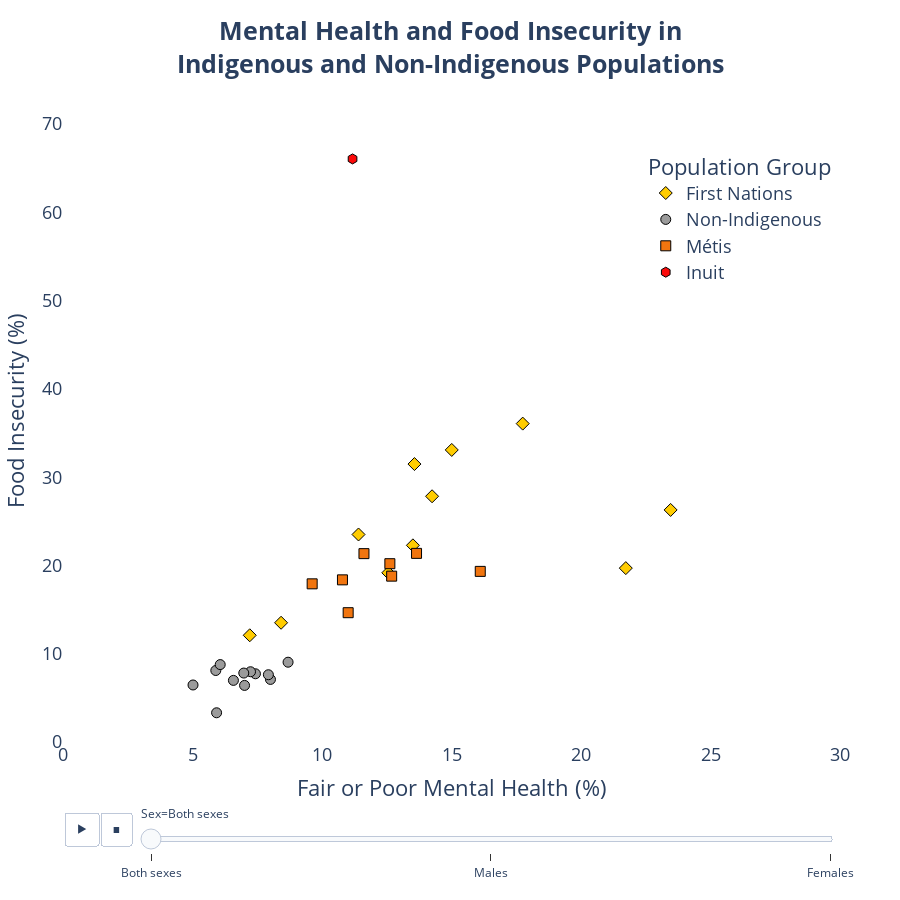

Notebook source saved alongside this figure:
### Code cell
#Create animated scatter plot
fig = px.scatter(
    df_plot,
    x="CR_PERC",
    y="CR_FI",
    color="Domain",
    symbol="Domain",
    color_discrete_map=Colors,
    symbol_map=Symbols,
    animation_frame="Sex",
    hover_name="Geography",
    hover_data={
        "CR_PERC": ":.2f",
        "CR_FI": ":.2f",
        "DENOM_PERC": True,
        "DENOM_FI": True,
        "Domain": False,
        "Sex": False
    },
    labels={
        "CR_PERC": "Fair or Poor Mental Health (%)",
        "CR_FI": "Food Insecurity (%)",
        "DENOM_PERC": "Survey Size (Mental Health)",
        "DENOM_FI": "Survey Size (Food Insecurity)",
        "Domain": "Population Group",
        "Sex": "Sex"
    },
    height=900,
    width=900
)

#Formatting
fig.update_traces(marker=dict(size=Marker_Size, line=Marker_Line))
fig.update_layout(
    title=(
        "<b>Mental Health and Food Insecurity in<br>Indigenous and Non-Indigenous Populations</b>"
    ),
    title_x=0.5,
    title_font=dict(size=25),
    xaxis=dict(
        range=[0, 30],
        title_font=dict(size=22),
        tickfont=dict(size=18)
    ),
    yaxis=dict(
        range=[0, 75],
        title_font=dict(size=22),
        tickfont=dict(size=18)
    ),
    legend=dict(
        title="Population Group",
        font=dict(size=18),
        bgcolor="#FFFFFF"
    ),
    legend_x=0.75,
    legend_y=0.9,
    margin=dict(l=60, r=60, t=80, b=60),
    plot_bgcolor="white",
    hoverlabel=dict(font_size=16, bgcolor="white", font_color="#1F1E1E"),
)

#Save and show fig
fig.write_html("scatter.html")
fig.write_image("scatter.png", scale=3)
fig.show()

### Figure 1 — Plotly figure (JSON) as saved in the notebook; plotly's stock layout.template omitted (floating-point values rounded to 4 significant figures)
{"data": [{"customdata": [[28109, 14354, "First Nations", "Both sexes"], [17845, 18006, "First Nations", "Both sexes"], [12854, 12674, "First Nations", "Both sexes"], [45291, 43926, "First Nations", "Both sexes"], [162212, 87554, "First Nations", "Both sexes"], [35248, 36071, "First Nations", "Both sexes"], [31116, 30993, "First Nations", "Both sexes"], [61794, 62325, "First Nations", "Both sexes"], [76283, 75900, "First Nations", "Both sexes"], [4910, 2538, "First Nations", "Both sexes"], [10522, 9970, "First Nations", "Both sexes"]], "hovertemplate": "<b>%{hovertext}</b><br><br>Fair or Poor Mental Health (%)=%{x:.2f}<br>Food Insecurity (%)=%{y:.2f}<br>Survey Size (Mental Health)=%{customdata[0]}<br>Survey Size (Food Insecurity)=%{customdata[1]}<extra></extra>", "hovertext": ["Newfoundland and Labrador", "Nova Scotia", "New Brunswick", "Québec", "Ontario", "Manitoba", "Saskatchewan", "Alberta", "British Columbia", "Yukon", "Northwest Territories"], "legendgroup": "First Nations", "marker": {"color": "#ffcc00", "line": {"color": "black", "width": 1}, "size": 10, "symbol": "diamond"}, "mode": "markers", "name": "First Nations", "orientation": "v", "showlegend": true, "type": "scatter", "x": [8.42, 23.46, 21.73, 7.21, 12.56, 17.75, 13.57, 11.41, 14.25, 13.51, 15.01], "xaxis": "x", "y": [13.51, 26.29, 19.7, 12.09, 19.17, 36.07, 31.49, 23.51, 27.84, 22.28, 33.09], "yaxis": "y"}, {"customdata": [[368854, 192226, "Non-Indigenous", "Both sexes"], [111774, 112416, "Non-Indigenous", "Both sexes"], [692959, 701198, "Non-Indigenous", "Both sexes"], [549802, 559970, "Non-Indigenous", "Both sexes"], [6233473, 6272512, "Non-Indigenous", "Both sexes"], [10072889, 5365258, "Non-Indigenous", "Both sexes"], [829696, 837669, "Non-Indigenous", "Both sexes"], [747645, 750426, "Non-Indigenous", "Both sexes"], [3014668, 3033621, "Non-Indigenous", "Both sexes"], [3462734, 3528340, "Non-Indigenous", "Both sexes"], [22683, 11584, "Non-Indigenous", "Both sexes"], [15466, 15340, "Non-Indigenous", "Both sexes"]], "hovertemplate": "<b>%{hovertext}</b><br><br>Fair or Poor Mental Health (%)=%{x:.2f}<br>Food Insecurity (%)=%{y:.2f}<br>Survey Size (Mental Health)=%{customdata[0]}<br>Survey Size (Food Insecurity)=%{customdata[1]}<extra></extra>", "hovertext": ["Newfoundland and Labrador", "Prince Edward Island", "Nova Scotia", "New Brunswick", "Québec", "Ontario", "Manitoba", "Saskatchewan", "Alberta", "British Columbia", "Yukon", "Northwest Territories"], "legendgroup": "Non-Indigenous", "marker": {"color": "#9B9B9B", "line": {"color": "black", "width": 1}, "size": 10, "symbol": "circle"}, "mode": "markers", "name": "Non-Indigenous", "orientation": "v", "showlegend": true, "type": "scatter", "x": [5.9, 6.07, 8.69, 7.43, 5.02, 7.24, 6.58, 7.01, 6.98, 8.01, 7.93, 5.93], "xaxis": "x", "y": [8.1, 8.77, 9.04, 7.73, 6.46, 7.96, 6.98, 6.41, 7.81, 7.09, 7.62, 3.31], "yaxis": "y"}, {"customdata": [[18482, 18222, "Métis", "Both sexes"], [6771, 6689, "Métis", "Both sexes"], [60523, 61267, "Métis", "Both sexes"], [106452, 48765, "Métis", "Both sexes"], [62382, 61450, "Métis", "Both sexes"], [37537, 38397, "Métis", "Both sexes"], [85219, 84652, "Métis", "Both sexes"], [69655, 70863, "Métis", "Both sexes"]], "hovertemplate": "<b>%{hovertext}</b><br><br>Fair or Poor Mental Health (%)=%{x:.2f}<br>Food Insecurity (%)=%{y:.2f}<br>Survey Size (Mental Health)=%{customdata[0]}<br>Survey Size (Food Insecurity)=%{customdata[1]}<extra></extra>", "hovertext": ["Nova Scotia", "New Brunswick", "Québec", "Ontario", "Manitoba", "Saskatchewan", "Alberta", "British Columbia"], "legendgroup": "Métis", "marker": {"color": "#f1750f", "line": {"color": "black", "width": 1}, "size": 10, "symbol": "square"}, "mode": "markers", "name": "Métis", "orientation": "v", "showlegend": true, "type": "scatter", "x": [12.69, 13.65, 11.01, 16.11, 9.62, 11.62, 10.79, 12.62], "xaxis": "x", "y": [18.79, 21.37, 14.65, 19.33, 17.92, 21.34, 18.37, 20.2], "yaxis": "y"}, {"customdata": [[19991, 19254, "Inuit", "Both sexes"]], "hovertemplate": "<b>%{hovertext}</b><br><br>Fair or Poor Mental Health (%)=%{x:.2f}<br>Food Insecurity (%)=%{y:.2f}<br>Survey Size (Mental Health)=%{customdata[0]}<br>Survey Size (Food Insecurity)=%{customdata[1]}<extra></extra>", "hovertext": ["Nunavut"], "legendgroup": "Inuit", "marker": {"color": "#fc0a0a", "line": {"color": "black", "width": 1}, "size": 10, "symbol": "hexagon"}, "mode": "markers", "name": "Inuit", "orientation": "v", "showlegend": true, "type": "scatter", "x": [11.18], "xaxis": "x", "y": [66.06], "yaxis": "y"}], "layout": {"height": 900, "hoverlabel": {"bgcolor": "white", "font": {"color": "#1F1E1E", "size": 16}}, "legend": {"bgcolor": "#FFFFFF", "font": {"size": 18}, "title": {"text": "Population Group"}, "tracegroupgap": 0, "x": 0.75, "y": 0.9}, "margin": {"b": 60, "l": 60, "r": 60, "t": 80}, "plot_bgcolor": "white", "sliders": [{"active": 0, "currentvalue": {"prefix": "Sex="}, "len": 0.9, "pad": {"b": 10, "t": 60}, "steps": [{"args": [["Both sexes"], {"frame": {"duration": 0, "redraw": false}, "fromcurrent": true, "mode": "immediate", "transition": {"duration": 0, "easing": "linear"}}], "label": "Both sexes", "method": "animate"}, {"args": [["Males"], {"frame": {"duration": 0, "redraw": false}, "fromcurrent": true, "mode": "immediate", "transition": {"duration": 0, "easing": "linear"}}], "label": "Males", "method": "animate"}, {"args": [["Females"], {"frame": {"duration": 0, "redraw": false}, "fromcurrent": true, "mode": "immediate", "transition": {"duration": 0, "easing": "linear"}}], "label": "Females", "method": "animate"}], "x": 0.1, "xanchor": "left", "y": 0, "yanchor": "top"}], "title": {"font": {"size": 25}, "text": "<b>Mental Health and Food Insecurity in<br>Indigenous and Non-Indigenous Populations</b>", "x": 0.5}, "updatemenus": [{"buttons": [{"args": [null, {"frame": {"duration": 500, "redraw": false}, "fromcurrent": true, "mode": "immediate", "transition": {"duration": 500, "easing": "linear"}}], "label": "&#9654;", "method": "animate"}, {"args": [[null], {"frame": {"duration": 0, "redraw": false}, "fromcurrent": true, "mode": "immediate", "transition": {"duration": 0, "easing": "linear"}}], "label": "&#9724;", "method": "animate"}], "direction": "left", "pad": {"r": 10, "t": 70}, "showactive": false, "type": "buttons", "x": 0.1, "xanchor": "right", "y": 0, "yanchor": "top"}], "width": 900, "xaxis": {"anchor": "y", "domain": [0, 1], "range": [0, 30], "tickfont": {"size": 18}, "title": {"font": {"size": 22}, "text": "Fair or Poor Mental Health (%)"}}, "yaxis": {"anchor": "x", "domain": [0, 1], "range": [0, 75], "tickfont": {"size": 18}, "title": {"font": {"size": 22}, "text": "Food Insecurity (%)"}}}}
